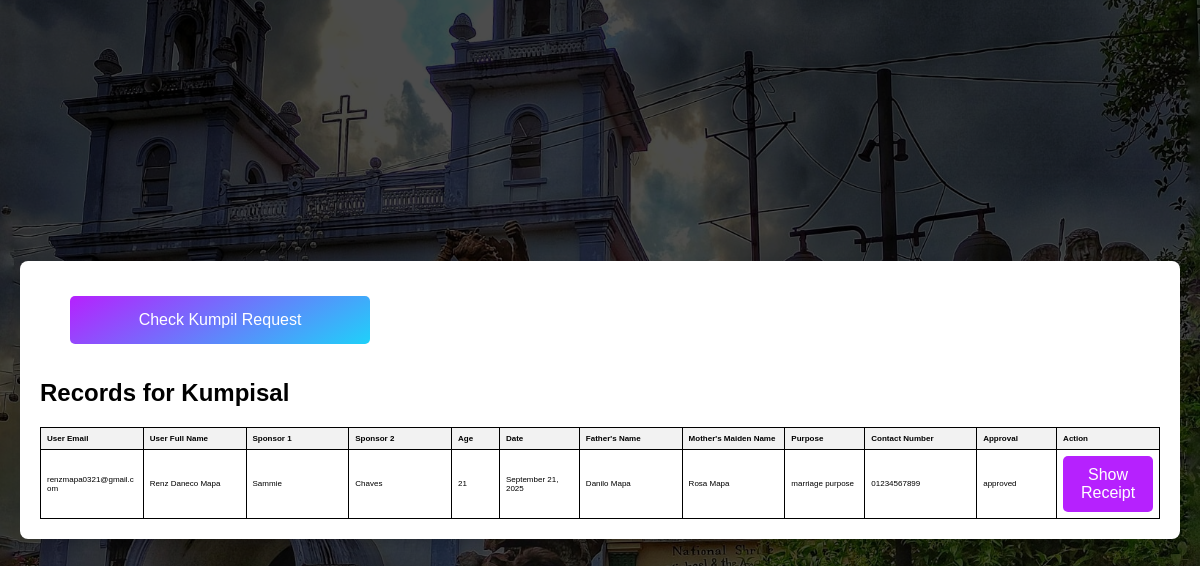
Screenshot of /admin_function/records.php (signed in) with the database file from the repository.
### tables this page shows
CREATE TABLE `records` (
  `id` int(11) NOT NULL,
  `user_email` varchar(255) DEFAULT NULL,
  `user_full_name` varchar(255) DEFAULT NULL,
  `sponsor_1` varchar(255) DEFAULT NULL,
  `sponsor_2` varchar(255) DEFAULT NULL,
  `receipt` varchar(255) DEFAULT NULL,
  `receipt_code` varchar(255) DEFAULT NULL,
  `age` varchar(20) DEFAULT NULL,
  `date_column` date DEFAULT NULL,
  `father_name` varchar(255) DEFAULT NULL,
  `mother_maiden_name` varchar(255) DEFAULT NULL,
  `purpose_for` varchar(255) DEFAULT NULL,
  `contact_number` varchar(20) DEFAULT NULL,
  `pending` tinyint(1) DEFAULT NULL,
  `approval` varchar(255) DEFAULT NULL
);

### admin_function/records.php (the view, shortened to what this page needs)
<!DOCTYPE html>
<html lang="en">
<head>
</head>
<body>
    <div class="container">
        <form action="../admin_interface.php" method="get">
            <button type="submit" class="pamisa-button">Check Kumpil Request</button>
        </form>
        <h2>Records for Kumpisal</h2>
        <table>
            <tr>
                <th>User Email</th>
                <th>User Full Name</th>
                <th>Sponsor 1</th>
                <th>Sponsor 2</th>
                <th>Age</th>
                <th>Date</th>
                <th>Father's Name</th>
                <th>Mother's Maiden Name</th>
                <th>Purpose</th>
                <th>Contact Number</th>
                <th>Approval</th>
                <th>Action</th>
            </tr>
            <?php
            include '../connection.php';
            $sql = "SELECT user_email, user_full_name, sponsor_1, sponsor_2, age, date_column, father_name, mother_maiden_name, purpose_for, contact_number, CONCAT(receipt_code, '_', receipt) AS receipt, approval FROM records";
            $result = $conn->query($sql);
            if ($result->num_rows > 0) {
                while ($row = $result->fetch_assoc()) {
                    echo "<tr>";
                    echo "<td>" . htmlspecialchars($row["user_email"]) . "</td>";
                    echo "<td>" . htmlspecialchars($row["user_full_name"]) . "</td>";
                    echo "<td>" . htmlspecialchars($row["sponsor_1"]) . "</td>";
                    echo "<td>" . htmlspecialchars($row["sponsor_2"]) . "</td>";
                    echo "<td>" . htmlspecialchars($row["age"]) . "</td>";
                    $date = new DateTime($row["date_column"]);
                    $formattedDate = $date->format('F j, Y');
                    echo "<td>" . htmlspecialchars($formattedDate) . "</td>";
                    echo "<td>" . htmlspecialchars($row["father_name"]) . "</td>";
                    echo "<td>" . htmlspecialchars($row["mother_maiden_name"]) . "</td>";
                    echo "<td>" . htmlspecialchars($row["purpose_for"]) . "</td>";
                    echo "<td>" . htmlspecialchars($row["contact_number"]) . "</td>";
                    echo "<td>" . htmlspecialchars($row["approval"]) . "</td>";
                    echo "<td><button onclick='showReceipt(\"../g_cash_receipts/" . htmlspecialchars($row["receipt"]) . "\")' class='receipt-button'>Show Receipt</button></td>";
                    echo "</tr>";
                }
            } else {
                echo "<tr><td colspan='12'>No data found in the records table.</td></tr>";
            }
            ?>
        </table>
    </div>
</body>
</html>

### admin_function/records.php (style rules this page uses)
body { font-family: Arial, sans-serif; display: flex; justify-content: center; align-items: center; min-height: 100vh; margin: 0; background: rgba(0, 0, 0, 0.7) url('../image/bgimage.jpg'); background-size: cover; background-blend-mode: darken; background-repeat: no-repeat; background-attachment: fixed; background-position: center; }
.pamisa-button { width: 300px; padding: 15px; margin: 15px 30px; font-size: 16px; color: #fff; background-image: linear-gradient(150deg, #B621fe, #1fd1f9); border: none; border-radius: 5px; cursor: pointer; text-decoration: none; }
.receipt-button { padding: 10px; font-size: 16px; color: #fff; background-color: #B621fe; border: none; border-radius: 5px; cursor: pointer; text-decoration: none; }
.container { width: 100%; max-width: 100%; margin: 20px; padding: 20px; background-color: white; box-shadow: 0 4px 8px rgba(0, 0, 0, 0.1); border-radius: 8px; }
table { width: 100%; border-collapse: collapse; table-layout: fixed; }
th, td { border: 1px solid black; padding: 8px; text-align: left; word-wrap: break-word; }
th { background-color: #f2f2f2; }
th:nth-child(1), td:nth-child(1) { width: 20%; }
th:nth-child(2), td:nth-child(2) { width: 20%; }
th:nth-child(3), td:nth-child(3) { width: 20%; }
th:nth-child(4), td:nth-child(4) { width: 20%; }
th:nth-child(5), td:nth-child(5) { width: 8%; }
th:nth-child(6), td:nth-child(6) { width: 15%; }
th:nth-child(7), td:nth-child(7) { width: 20%; }
th:nth-child(8), td:nth-child(8) { width: 20%; }
th:nth-child(9), td:nth-child(9) { width: 15%; }
th:nth-child(10), td:nth-child(10) { width: 22%; }
th:nth-child(11), td:nth-child(11) { width: 15%; }
th:nth-child(12), td:nth-child(12) { width: 20%; }
@media screen and (max-width: 1500px) { th, td { font-size: 8px; padding: 6px; } }

### rows the page displays
records: user_email "renzmapa0321@gmail.com", user_full_name "Renz Daneco Mapa", sponsor_1 "Sammie", sponsor_2 "Chaves", age "21", date_column "September 21, 2025", father_name "Danilo Mapa", mother_maiden_name "Rosa Mapa", purpose_for "marriage purpose", contact_number "01234567899", approval "approved"
